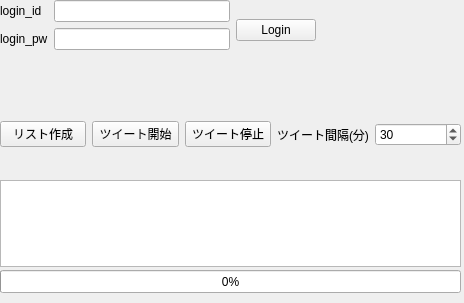
<?xml version="1.0" encoding="UTF-8"?>
<ui version="4.0">
 <class>MainWindow</class>
 <widget class="QWidget" name="MainWindow">
  <property name="geometry">
   <rect>
    <x>0</x>
    <y>0</y>
    <width>464</width>
    <height>303</height>
   </rect>
  </property>
  <property name="windowTitle">
   <string>MainWindow</string>
  </property>
  <widget class="QWidget" name="layoutWidget">
   <property name="geometry">
    <rect>
     <x>0</x>
     <y>90</y>
     <width>461</width>
     <height>89</height>
    </rect>
   </property>
   <layout class="QHBoxLayout" name="horizontalLayout">
    <item>
     <widget class="QPushButton" name="collect_tweet_button">
      <property name="text">
       <string>リスト作成</string>
      </property>
     </widget>
    </item>
    <item>
     <widget class="QPushButton" name="post_tweet_button">
      <property name="text">
       <string>ツイート開始</string>
      </property>
     </widget>
    </item>
    <item>
     <widget class="QPushButton" name="post_stop_button">
      <property name="text">
       <string>ツイート停止</string>
      </property>
     </widget>
    </item>
    <item>
     <widget class="QLabel" name="search_span_label">
      <property name="text">
       <string>ツイート間隔(分)</string>
      </property>
     </widget>
    </item>
    <item>
     <widget class="QSpinBox" name="tweet_time">
      <property name="value">
       <number>30</number>
      </property>
     </widget>
    </item>
   </layout>
  </widget>
  <widget class="QTextEdit" name="log">
   <property name="geometry">
    <rect>
     <x>0</x>
     <y>180</y>
     <width>461</width>
     <height>87</height>
    </rect>
   </property>
  </widget>
  <widget class="QWidget" name="layoutWidget">
   <property name="geometry">
    <rect>
     <x>0</x>
     <y>0</y>
     <width>316</width>
     <height>60</height>
    </rect>
   </property>
   <layout class="QHBoxLayout" name="horizontalLayout_2">
    <item>
     <layout class="QFormLayout" name="formLayout_2">
      <item row="0" column="0">
       <widget class="QLabel" name="label">
        <property name="text">
         <string>login_id</string>
        </property>
       </widget>
      </item>
      <item row="0" column="1">
       <widget class="QLineEdit" name="form_id"/>
      </item>
      <item row="2" column="1">
       <widget class="QLineEdit" name="form_pw">
        <property name="echoMode">
         <enum>QLineEdit::Password</enum>
        </property>
       </widget>
      </item>
      <item row="2" column="0">
       <widget class="QLabel" name="label_2">
        <property name="text">
         <string>login_pw</string>
        </property>
       </widget>
      </item>
     </layout>
    </item>
    <item>
     <widget class="QPushButton" name="login_button">
      <property name="text">
       <string>Login</string>
      </property>
     </widget>
    </item>
   </layout>
  </widget>
  <widget class="QProgressBar" name="progressBar">
   <property name="geometry">
    <rect>
     <x>0</x>
     <y>270</y>
     <width>461</width>
     <height>23</height>
    </rect>
   </property>
   <property name="value">
    <number>0</number>
   </property>
  </widget>
 </widget>
 <resources/>
 <connections/>
</ui>
